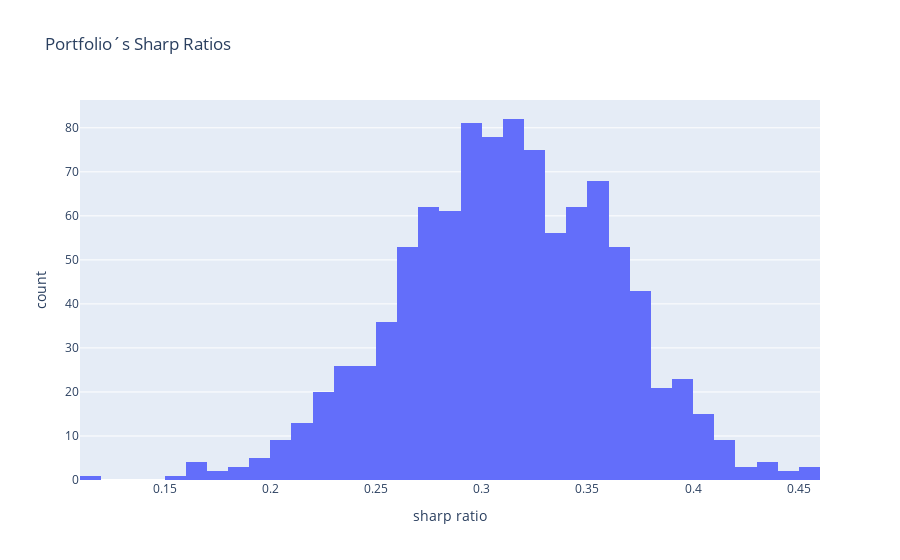

The notebook cell this image was saved under:
### Code cell
# plot histogram of daily returns
fig = px.histogram(df_simulation_results,
                   x='sharp ratio',
                   title='Portfolio´s Sharp Ratios')
fig.show()

### Figure 1 — Plotly figure (JSON) as saved in the notebook; plotly's stock layout.template omitted (floating-point values rounded to 4 significant figures; data arrays with more than 128 entries replaced by an {"elided": "..."} marker saying what was removed)
{"data": [{"alignmentgroup": "True", "bingroup": "x", "hovertemplate": "sharp ratio=%{x}<br>count=%{y}<extra></extra>", "legendgroup": "", "marker": {"color": "#636efa", "pattern": {"shape": ""}}, "name": "", "offsetgroup": "", "orientation": "v", "showlegend": false, "type": "histogram", "x": {"elided": "1000 float values"}, "xaxis": "x", "yaxis": "y"}], "layout": {"barmode": "relative", "legend": {"tracegroupgap": 0}, "title": {"text": "Portfolio´s Sharp Ratios"}, "xaxis": {"anchor": "y", "domain": [0, 1], "title": {"text": "sharp ratio"}}, "yaxis": {"anchor": "x", "domain": [0, 1], "title": {"text": "count"}}}}
